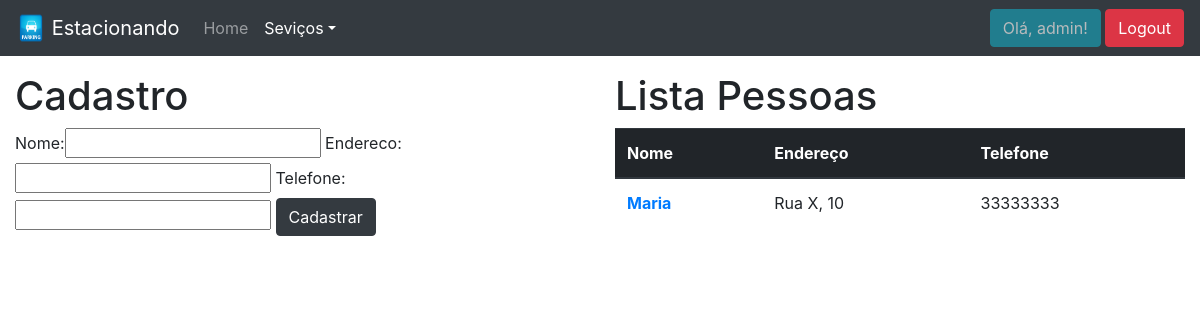
Page /sistema/pessoas/ (signed in) on the earlier database version.
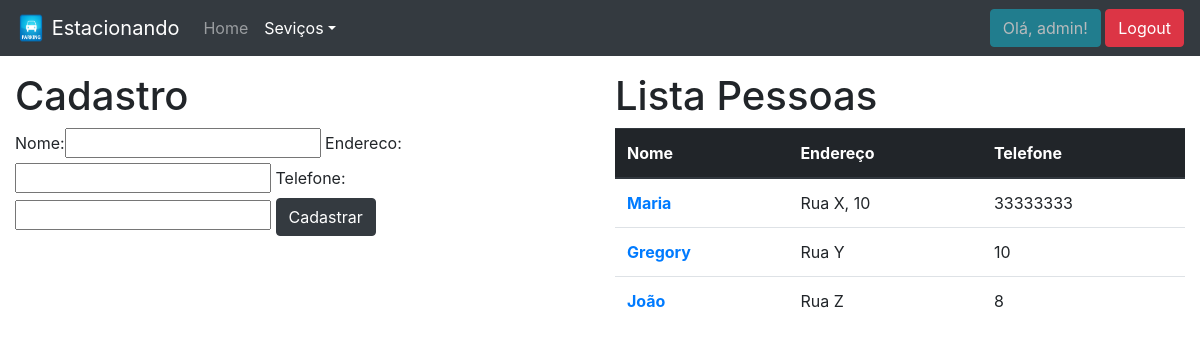
Same page on the later database version.
### core/models.py (models this page shows, shortened)
class Pessoa(models.Model):
    nome = models.CharField(max_length=100)
    endereco = models.CharField(max_length=200)
    telefone = models.CharField(max_length=20)

### core/views.py (the view)
# urls.py: path('pessoas/', lista_pessoas, name='core_lista_pessoas'),
@login_required
def lista_pessoas(request):
    pessoas = Pessoa.objects.all()
    form = PessoaForm()
    dados = {'pessoas' : pessoas, 'form' : form}
    return render(request, 'core/lista_pessoas.html', dados)

### core/form.py
class PessoaForm(ModelForm):
    class Meta:
        model = Pessoa
        fields = '__all__'

### templates/core/lista_pessoas.html (shortened to what this page needs)
{% extends 'core/base.html' %}
{% load static %}
{% load bootstrap %}
{% block menu %}
    <nav class="navbar fixed-top navbar-dark bg-dark navbar-expand-lg">
        <a class="navbar-brand" href="{% url 'website_home' %}">
            <img src="{% static 'img/CarParkingSign.png' %}" width="30" height="30" class="d-inline-block align-top" alt="">
            Estacionando
        </a>
        <div class="collapse navbar-collapse" id="navbarSupportedContent">
            <ul class="navbar-nav mr-auto">
                <li class="nav-item">
                    <a class="nav-link" href="{% url 'core_home' %}">Home</a>
                </li>
                <li class="nav-item dropdown active">
                    <a class="nav-link dropdown-toggle" href="#" id="navbarDropdown" role="button" data-toggle="dropdown" aria-haspopup="true" aria-expanded="false">Seviços</a>
                </li>
            </ul>
            <ul class="navbar-nav">
                {% if user.is_authenticated %}
                    <li class="nav-item">
                        <a class="btn btn-info disabled" href="">Olá, {{ user }}!</a>
                        <a class="btn btn-danger" href="{% url 'logout' %}">Logout</a>
                    </li>
                {% else %}
                    <li class="nav-item">
                        <a class="nav-link" href="{% url 'login' %}">Login</a>
                    </li>
                {% endif %}
            </ul>
        </div>
    </nav>
{% endblock %}
{% block main %}
    <div class="row">
        <div class="col-sm-6">
            <h1>Cadastro</h1>
            <form action="{% url 'core_nova_pessoa' %}" method="POST">
                {{ form|bootstrap }}
                <button type="submit" class="btn btn-dark">Cadastrar</button>
            </form>
        </div>
        <div class="col-sm-6">
            <h1>Lista Pessoas</h1>
            <table class="table">
                <thead class="thead-dark">
                    <tr>
                        <th scope="col">Nome</th>
                        <th scope="col">Endereço</th>
                        <th scope="col">Telefone</th>
                    </tr>
                </thead>
                <tbody>
                    {% for pessoa in pessoas %}
                        <tr>
                            <th scope="row"><a href="{% url 'core_update_pessoa' pessoa.id %}">{{ pessoa.nome }}</a></th>
                            <td>{{ pessoa.endereco }}</td>
                            <td>{{ pessoa.telefone }}</td>
                        </tr>
                    {% endfor %}
                </tbody>
            </table>
        </div>
    </div>
{% endblock %}

Differences in the rows shown:
added Pessoa: nome "Gregory", endereco "Rua Y", telefone "10"
added Pessoa: nome "João", endereco "Rua Z", telefone "8"
